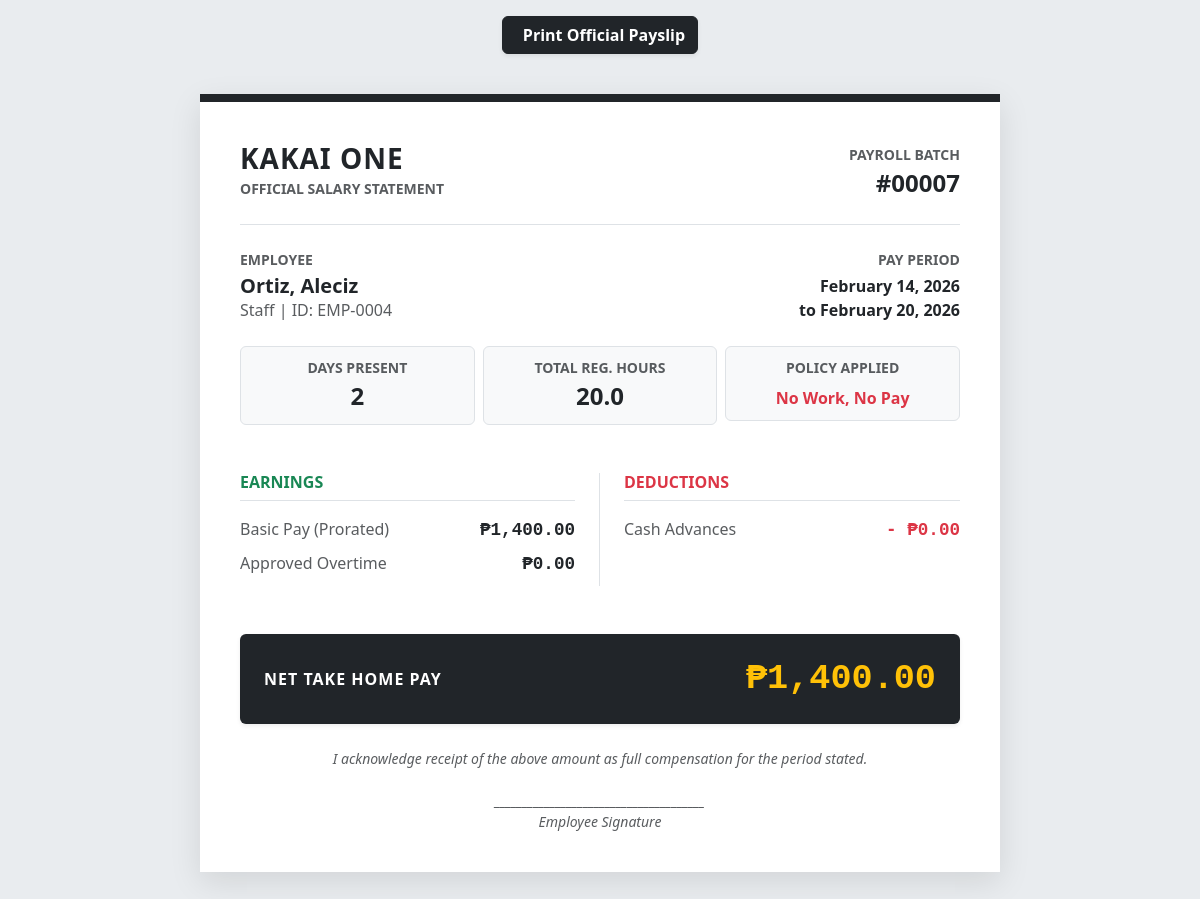
Page /backend/payroll/payslip.php?payroll_id=7&employee_id=8 (signed in) on the committed database.
### tables this page shows
CREATE TABLE `payroll_entries` (
  `entry_id` int(11) NOT NULL,
  `payroll_id` int(11) NOT NULL,
  `employee_id` int(11) NOT NULL,
  `gross_pay` decimal(10,2) DEFAULT 0.00,
  `overtime_pay` decimal(10,2) DEFAULT 0.00,
  `cash_advance` decimal(10,2) DEFAULT 0.00,
  `net_pay` decimal(10,2) DEFAULT 0.00,
  `details` longtext DEFAULT NULL CHECK (json_valid(`details`))
);

CREATE TABLE `employees` (
  `employee_id` int(11) NOT NULL,
  `employee_code` varchar(50) DEFAULT NULL,
  `first_name` varchar(100) DEFAULT NULL,
  `last_name` varchar(100) DEFAULT NULL,
  `email` varchar(150) DEFAULT NULL,
  `contact_number` varchar(20) DEFAULT NULL,
  `password` varchar(255) DEFAULT NULL,
  `position` varchar(100) DEFAULT NULL,
  `daily_rate` decimal(10,2) DEFAULT 500.00,
  `role` enum('Admin','Employee') DEFAULT 'Employee',
  `status` enum('Active','Inactive') DEFAULT 'Active',
  `date_hired` date DEFAULT NULL,
  `created_at` timestamp NOT NULL DEFAULT current_timestamp()
);

CREATE TABLE `payroll_runs` (
  `payroll_id` int(11) NOT NULL,
  `start_date` date NOT NULL,
  `end_date` date NOT NULL,
  `total_gross` decimal(10,2) DEFAULT 0.00,
  `total_deductions` decimal(10,2) DEFAULT 0.00,
  `total_net` decimal(10,2) DEFAULT 0.00,
  `is_published` tinyint(1) DEFAULT 0,
  `created_by` int(11) DEFAULT NULL,
  `created_at` timestamp NOT NULL DEFAULT current_timestamp()
);

### backend/payroll/payslip.php (the view, shortened to what this page needs)
<?php
require_once __DIR__ . '/../../frontend/includes/auth_check.php';
$pid = intval($_GET['payroll_id'] ?? 0);
$eid = intval($_GET['employee_id'] ?? 0);
$stmt = $pdo->prepare("
    SELECT pe.*, e.first_name, e.last_name, e.position, e.employee_code, pr.start_date, pr.end_date
    FROM payroll_entries pe
    JOIN employees e ON pe.employee_id = e.employee_id
    JOIN payroll_runs pr ON pe.payroll_id = pr.payroll_id
    WHERE pe.payroll_id = ? AND pe.employee_id = ?
");
$stmt->execute([$pid, $eid]);
$data = $stmt->fetch();
$details = json_decode($data['details'] ?? '[]', true);
$reg_pay = $data['gross_pay'] - $data['overtime_pay'];
$days_present = count($details);
$total_reg_hours = 0;
foreach ($details as $day) {
  $total_reg_hours += $day['reg_hours'] ?? 0;
}
?>
<!DOCTYPE html>
<html lang="en">
<head>
  <link href="https://cdn.jsdelivr.net/npm/bootstrap@5.3.3/dist/css/bootstrap.min.css" rel="stylesheet">
</head>
<body>
  <div class="text-center no-print mt-3 mb-3">
    <button onclick="window.print()" class="btn btn-dark fw-bold shadow-sm"><i class="bi bi-printer me-2"></i> Print Official Payslip</button>
  </div>
  <div class="payslip-card">
    <div class="d-flex justify-content-between align-items-center mb-4 border-bottom pb-4">
      <div>
        <h3 class="fw-bold mb-0 text-dark" style="letter-spacing: 1px;">KAKAI ONE</h3>
        <span class="text-muted small text-uppercase fw-bold">Official Salary Statement</span>
      </div>
      <div class="text-end">
        <div class="small fw-bold text-muted text-uppercase mb-1">Payroll Batch</div>
        <h4 class="text-dark mb-0 fw-bold">#<?= str_pad($pid, 5, '0', STR_PAD_LEFT) ?></h4>
      </div>
    </div>
    <div class="row mb-4">
      <div class="col-7">
        <p class="text-muted small mb-1 text-uppercase fw-bold">Employee</p>
        <h5 class="fw-bold mb-0 text-dark"><?= htmlspecialchars($data['last_name'] . ', ' . $data['first_name']) ?></h5>
        <div class="text-muted"><?= htmlspecialchars($data['position']) ?> | ID: <?= $data['employee_code'] ?></div>
      </div>
      <div class="col-5 text-end">
        <p class="text-muted small mb-1 text-uppercase fw-bold">Pay Period</p>
        <div class="fw-bold text-dark"><?= date('F d, Y', strtotime($data['start_date'])) ?></div>
        <div class="fw-bold text-dark">to <?= date('F d, Y', strtotime($data['end_date'])) ?></div>
      </div>
    </div>
    <div class="row mb-5 g-2">
      <div class="col-4">
        <div class="metric-box">
          <div class="text-muted small text-uppercase fw-bold">Days Present</div>
          <div class="fs-4 fw-bold text-dark"><?= $days_present ?></div>
        </div>
      </div>
      <div class="col-4">
        <div class="metric-box">
          <div class="text-muted small text-uppercase fw-bold">Total Reg. Hours</div>
          <div class="fs-4 fw-bold text-dark"><?= number_format($total_reg_hours, 1) ?></div>
        </div>
      </div>
      <div class="col-4">
        <div class="metric-box">
          <div class="text-muted small text-uppercase fw-bold">Policy Applied</div>
          <div class="fs-6 fw-bold text-danger mt-2">No Work, No Pay</div>
        </div>
      </div>
    </div>
    <div class="row mb-4">
      <div class="col-6 pe-4 border-end">
        <h6 class="fw-bold text-success mb-3 border-bottom pb-2 text-uppercase">Earnings</h6>
        <div class="d-flex justify-content-between mb-2">
          <span class="text-muted">Basic Pay (Prorated)</span>
          <span class="amount text-dark">₱<?= number_format($reg_pay, 2) ?></span>
        </div>
        <div class="d-flex justify-content-between mb-2">
          <span class="text-muted">Approved Overtime</span>
          <span class="amount text-dark">₱<?= number_format($data['overtime_pay'], 2) ?></span>
        </div>
      </div>
      <div class="col-6 ps-4">
        <h6 class="fw-bold text-danger mb-3 border-bottom pb-2 text-uppercase">Deductions</h6>
        <div class="d-flex justify-content-between mb-2">
          <span class="text-muted">Cash Advances</span>
          <span class="amount text-danger">- ₱<?= number_format($data['cash_advance'], 2) ?></span>
        </div>
      </div>
    </div>
    <div class="bg-dark text-white p-4 rounded d-flex justify-content-between align-items-center mt-5 shadow-sm">
      <span class="text-uppercase fw-bold" style="letter-spacing: 1px;">Net Take Home Pay</span>
      <h2 class="fw-bold mb-0 amount text-warning" style="font-size: 2.2rem;">₱<?= number_format($data['net_pay'], 2) ?></h2>
    </div>
    <div class="text-center mt-4 text-muted small fst-italic">
      I acknowledge receipt of the above amount as full compensation for the period stated.<br><br>
      ______________________________________<br>
      Employee Signature
    </div>
  </div>
</body>
</html>

### backend/payroll/payslip.php (style rules this page uses)
body { background: #e9ecef; font-family: 'Segoe UI', Tahoma, Geneva, Verdana, sans-serif; }
.payslip-card { max-width: 800px; margin: 40px auto; background: #fff; padding: 40px; box-shadow: 0 10px 30px rgba(0, 0, 0, 0.1); border-top: 8px solid #212529; }
.amount { font-family: 'Courier New', Courier, monospace; font-weight: bold; font-size: 1.1rem; }
.metric-box { border: 1px solid #dee2e6; border-radius: 6px; padding: 10px; text-align: center; background: #f8f9fa; }

### rows in the picture
payroll_entries: employee.first_name "Ortiz, Aleciz", employee.position "Staff", employee.employee_code "EMP-0004", payroll.start_date "February 14, 2026", payroll.end_date "February 20, 2026", details "2", reg_pay "1,400.00", overtime_pay "0.00", cash_advance "0.00", net_pay "1,400.00"

### other values in the picture
str_pad($pid, 5, '0', STR_PAD_LEFT) "00007"
$total_reg_hours "20.0"
